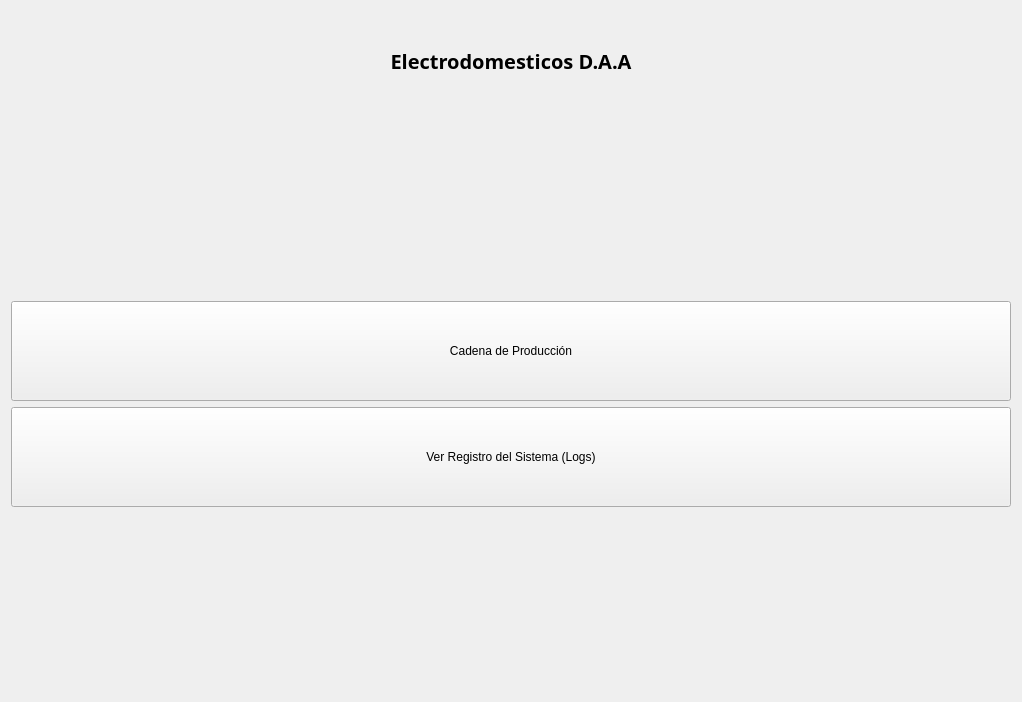
<?xml version="1.0" encoding="UTF-8"?>
<ui version="4.0">
 <class>FirstView</class>
 <widget class="QWidget" name="FirstView">
  <property name="geometry">
   <rect>
    <x>0</x>
    <y>0</y>
    <width>895</width>
    <height>702</height>
   </rect>
  </property>
  <property name="windowTitle">
   <string>First View - Menú Principal</string>
  </property>
  <layout class="QVBoxLayout" name="verticalLayout">
   <item>
    <widget class="QLabel" name="labelTitle">
     <property name="sizePolicy">
      <sizepolicy hsizetype="Expanding" vsizetype="Expanding">
       <horstretch>0</horstretch>
       <verstretch>0</verstretch>
      </sizepolicy>
     </property>
     <property name="minimumSize">
      <size>
       <width>100</width>
       <height>100</height>
      </size>
     </property>
     <property name="font">
      <font>
       <family>Ubuntu Sans</family>
       <pointsize>-1</pointsize>
       <bold>true</bold>
      </font>
     </property>
     <property name="styleSheet">
      <string notr="true">font-size: 20px; font-weight: bold;</string>
     </property>
     <property name="text">
      <string>Electrodomesticos D.A.A</string>
     </property>
     <property name="alignment">
      <set>Qt::AlignCenter</set>
     </property>
    </widget>
   </item>
   <item>
    <spacer name="verticalSpacer">
     <property name="orientation">
      <enum>Qt::Vertical</enum>
     </property>
     <property name="sizeType">
      <enum>QSizePolicy::Expanding</enum>
     </property>
     <property name="sizeHint" stdset="0">
      <size>
       <width>1000</width>
       <height>1500</height>
      </size>
     </property>
    </spacer>
   </item>
   <item>
    <widget class="QPushButton" name="btnProduction">
     <property name="minimumSize">
      <size>
       <width>20</width>
       <height>100</height>
      </size>
     </property>
     <property name="text">
      <string>Cadena de Producción</string>
     </property>
    </widget>
   </item>
   <item>
    <widget class="QPushButton" name="btnLogs">
     <property name="minimumSize">
      <size>
       <width>20</width>
       <height>100</height>
      </size>
     </property>
     <property name="text">
      <string>Ver Registro del Sistema (Logs)</string>
     </property>
    </widget>
   </item>
   <item>
    <spacer name="verticalSpacer_2">
     <property name="orientation">
      <enum>Qt::Vertical</enum>
     </property>
     <property name="sizeHint" stdset="0">
      <size>
       <width>100</width>
       <height>1500</height>
      </size>
     </property>
    </spacer>
   </item>
  </layout>
 </widget>
 <resources/>
 <connections/>
</ui>
